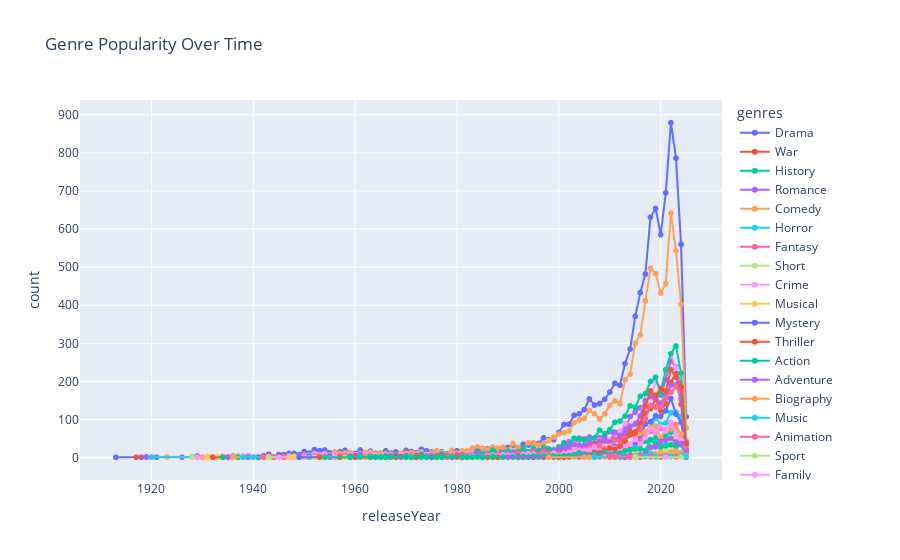

The notebook cell this image was saved under:
### Code cell
fig = px.line(genre_popularity, x='releaseYear', y='count', color='genres',
              title='Genre Popularity Over Time',
              markers=True)
fig.show()

### Figure 1 — Plotly figure (JSON) as saved in the notebook; plotly's stock layout.template omitted (floating-point values rounded to 4 significant figures)
{"data": [{"hovertemplate": "genres=Drama<br>releaseYear=%{x}<br>count=%{y}<extra></extra>", "legendgroup": "Drama", "line": {"color": "#636efa", "dash": "solid"}, "marker": {"symbol": "circle"}, "mode": "lines+markers", "name": "Drama", "showlegend": true, "type": "scattergl", "x": [1913, 1917, 1918, 1919, 1920, 1921, 1926, 1928, 1929, 1931, 1934, 1935, 1936, 1937, 1938, 1939, 1940, 1942, 1943, 1944, 1945, 1946, 1947, 1948, 1949, 1950, 1951, 1952, 1953, 1954, 1955, 1956, 1957, 1958, 1959, 1960, 1961, 1962, 1963, 1964, 1965, 1966, 1967, 1968, 1969, 1970, 1971, 1972, 1973, 1974, 1975, 1976, 1977, 1978, 1979, 1980, 1981, 1982, 1983, 1984, 1985, 1986, 1987, 1988, 1989, 1990, 1991, 1992, 1993, 1994, 1995, 1996, 1997, 1998, 1999, 2000, 2001, 2002, 2003, 2004, 2005, 2006, 2007, 2008, 2009, 2010, 2011, 2012, 2013, 2014, 2015, 2016, 2017, 2018, 2019, 2020, 2021, 2022, 2023, 2024, 2025], "xaxis": "x", "y": [1, 1, 1, 2, 1, 1, 1, 2, 4, 2, 3, 2, 4, 4, 3, 4, 2, 5, 9, 2, 8, 8, 11, 11, 8, 16, 12, 21, 18, 20, 13, 14, 15, 19, 12, 11, 20, 13, 17, 11, 11, 18, 12, 15, 11, 19, 16, 13, 22, 18, 15, 16, 15, 10, 16, 18, 15, 17, 22, 24, 17, 23, 27, 20, 21, 27, 33, 25, 35, 33, 37, 37, 52, 47, 47, 66, 87, 88, 111, 115, 126, 154, 138, 142, 153, 172, 195, 190, 247, 285, 371, 433, 482, 631, 654, 585, 695, 879, 786, 560, 107], "yaxis": "y"}, {"hovertemplate": "genres=War<br>releaseYear=%{x}<br>count=%{y}<extra></extra>", "legendgroup": "War", "line": {"color": "#EF553B", "dash": "solid"}, "marker": {"symbol": "circle"}, "mode": "lines+markers", "name": "War", "showlegend": true, "type": "scattergl", "x": [1917, 1937, 1938, 1940, 1942, 1943, 1944, 1945, 1946, 1949, 1950, 1951, 1952, 1953, 1954, 1955, 1956, 1958, 1959, 1960, 1961, 1962, 1963, 1965, 1966, 1968, 1969, 1971, 1972, 1975, 1976, 1977, 1980, 1981, 1982, 1983, 1984, 1985, 1987, 1988, 1989, 1991, 1992, 1993, 1994, 1997, 1998, 1999, 2000, 2001, 2002, 2003, 2004, 2005, 2006, 2007, 2008, 2009, 2010, 2011, 2012, 2013, 2014, 2015, 2016, 2017, 2018, 2019, 2020, 2021, 2022, 2023, 2024, 2025], "xaxis": "x", "y": [1, 2, 1, 2, 1, 5, 1, 1, 4, 1, 1, 1, 4, 3, 1, 1, 1, 3, 4, 2, 2, 2, 2, 2, 2, 3, 2, 1, 1, 1, 1, 1, 1, 3, 2, 1, 1, 3, 5, 4, 1, 2, 3, 1, 1, 1, 3, 1, 1, 3, 1, 1, 3, 7, 5, 3, 2, 7, 7, 6, 3, 3, 9, 13, 9, 10, 13, 10, 13, 11, 14, 19, 6, 1], "yaxis": "y"}, {"hovertemplate": "genres=History<br>releaseYear=%{x}<br>count=%{y}<extra></extra>", "legendgroup": "History", "line": {"color": "#00cc96", "dash": "solid"}, "marker": {"symbol": "circle"}, "mode": "lines+markers", "name": "History", "showlegend": true, "type": "scattergl", "x": [1919, 1938, 1942, 1947, 1948, 1949, 1950, 1951, 1952, 1954, 1955, 1956, 1957, 1958, 1960, 1961, 1963, 1966, 1968, 1970, 1971, 1975, 1976, 1977, 1978, 1979, 1980, 1981, 1982, 1984, 1985, 1986, 1987, 1989, 1990, 1991, 1992, 1993, 1994, 1995, 1996, 1997, 1998, 1999, 2000, 2001, 2002, 2003, 2004, 2005, 2006, 2007, 2008, 2009, 2010, 2011, 2012, 2013, 2014, 2015, 2016, 2017, 2018, 2019, 2020, 2021, 2022, 2023, 2024, 2025], "xaxis": "x", "y": [1, 1, 1, 1, 2, 1, 2, 2, 1, 2, 2, 3, 1, 3, 2, 2, 1, 2, 1, 1, 2, 1, 2, 1, 1, 1, 1, 2, 2, 1, 1, 2, 1, 2, 1, 2, 1, 4, 1, 1, 1, 1, 2, 2, 4, 5, 5, 1, 2, 7, 2, 5, 12, 14, 15, 14, 18, 17, 28, 28, 36, 43, 47, 51, 44, 59, 67, 80, 56, 9], "yaxis": "y"}, {"hovertemplate": "genres=Romance<br>releaseYear=%{x}<br>count=%{y}<extra></extra>", "legendgroup": "Romance", "line": {"color": "#ab63fa", "dash": "solid"}, "marker": {"symbol": "circle"}, "mode": "lines+markers", "name": "Romance", "showlegend": true, "type": "scattergl", "x": [1919, 1920, 1926, 1928, 1929, 1931, 1933, 1935, 1936, 1937, 1939, 1941, 1942, 1945, 1946, 1947, 1948, 1949, 1950, 1951, 1952, 1953, 1954, 1955, 1956, 1957, 1958, 1959, 1960, 1961, 1962, 1963, 1964, 1965, 1966, 1967, 1968, 1969, 1970, 1971, 1972, 1973, 1974, 1975, 1976, 1977, 1978, 1979, 1980, 1981, 1982, 1983, 1984, 1985, 1986, 1987, 1988, 1989, 1990, 1991, 1992, 1993, 1994, 1995, 1996, 1997, 1998, 1999, 2000, 2001, 2002, 2003, 2004, 2005, 2006, 2007, 2008, 2009, 2010, 2011, 2012, 2013, 2014, 2015, 2016, 2017, 2018, 2019, 2020, 2021, 2022, 2023, 2024, 2025], "xaxis": "x", "y": [1, 1, 1, 1, 2, 1, 1, 2, 1, 1, 3, 1, 2, 2, 1, 3, 1, 2, 4, 6, 6, 6, 5, 2, 5, 9, 4, 9, 2, 6, 4, 3, 5, 3, 7, 4, 2, 2, 6, 4, 4, 4, 2, 2, 5, 1, 4, 2, 1, 7, 1, 11, 9, 5, 5, 7, 7, 4, 4, 10, 11, 15, 15, 13, 13, 18, 22, 22, 28, 39, 42, 40, 51, 49, 54, 46, 53, 56, 68, 56, 55, 74, 108, 119, 131, 135, 170, 164, 164, 205, 254, 238, 186, 40], "yaxis": "y"}, {"hovertemplate": "genres=Comedy<br>releaseYear=%{x}<br>count=%{y}<extra></extra>", "legendgroup": "Comedy", "line": {"color": "#FFA15A", "dash": "solid"}, "marker": {"symbol": "circle"}, "mode": "lines+markers", "name": "Comedy", "showlegend": true, "type": "scattergl", "x": [1920, 1923, 1928, 1929, 1930, 1931, 1932, 1933, 1934, 1935, 1936, 1937, 1938, 1939, 1940, 1941, 1942, 1943, 1945, 1946, 1947, 1949, 1950, 1951, 1952, 1953, 1954, 1955, 1956, 1957, 1958, 1959, 1960, 1961, 1962, 1963, 1964, 1965, 1966, 1967, 1968, 1969, 1970, 1971, 1972, 1973, 1974, 1975, 1976, 1977, 1978, 1979, 1980, 1981, 1982, 1983, 1984, 1985, 1986, 1987, 1988, 1989, 1990, 1991, 1992, 1993, 1994, 1995, 1996, 1997, 1998, 1999, 2000, 2001, 2002, 2003, 2004, 2005, 2006, 2007, 2008, 2009, 2010, 2011, 2012, 2013, 2014, 2015, 2016, 2017, 2018, 2019, 2020, 2021, 2022, 2023, 2024, 2025], "xaxis": "x", "y": [2, 2, 2, 1, 1, 2, 2, 2, 4, 2, 2, 4, 2, 3, 2, 2, 1, 3, 2, 2, 1, 3, 6, 7, 8, 6, 10, 7, 15, 10, 12, 14, 8, 10, 14, 14, 9, 13, 10, 9, 7, 12, 11, 13, 9, 15, 9, 13, 18, 13, 8, 19, 12, 18, 17, 25, 28, 25, 21, 28, 25, 27, 20, 37, 27, 25, 39, 39, 33, 37, 45, 54, 62, 65, 70, 92, 99, 103, 124, 115, 101, 115, 137, 149, 142, 204, 219, 300, 322, 412, 497, 483, 432, 457, 642, 543, 402, 78], "yaxis": "y"}, {"hovertemplate": "genres=Horror<br>releaseYear=%{x}<br>count=%{y}<extra></extra>", "legendgroup": "Horror", "line": {"color": "#19d3f3", "dash": "solid"}, "marker": {"symbol": "circle"}, "mode": "lines+markers", "name": "Horror", "showlegend": true, "type": "scattergl", "x": [1920, 1939, 1943, 1944, 1945, 1949, 1952, 1954, 1959, 1960, 1961, 1962, 1963, 1966, 1968, 1969, 1970, 1971, 1972, 1973, 1974, 1976, 1978, 1979, 1980, 1981, 1982, 1983, 1984, 1985, 1986, 1987, 1988, 1989, 1990, 1991, 1992, 1994, 1996, 1997, 1998, 1999, 2000, 2001, 2002, 2003, 2004, 2005, 2006, 2007, 2008, 2009, 2010, 2011, 2012, 2013, 2014, 2015, 2016, 2017, 2018, 2019, 2020, 2021, 2022, 2023, 2024, 2025], "xaxis": "x", "y": [1, 1, 1, 1, 2, 2, 1, 1, 3, 2, 1, 1, 2, 1, 1, 1, 3, 5, 2, 2, 2, 2, 3, 1, 2, 2, 2, 3, 2, 1, 3, 4, 3, 4, 3, 1, 1, 2, 3, 3, 7, 7, 6, 7, 14, 10, 17, 20, 16, 22, 15, 24, 21, 23, 22, 33, 33, 36, 49, 69, 78, 104, 87, 91, 118, 119, 108, 3], "yaxis": "y"}, {"hovertemplate": "genres=Fantasy<br>releaseYear=%{x}<br>count=%{y}<extra></extra>", "legendgroup": "Fantasy", "line": {"color": "#FF6692", "dash": "solid"}, "marker": {"symbol": "circle"}, "mode": "lines+markers", "name": "Fantasy", "showlegend": true, "type": "scattergl", "x": [1928, 1932, 1944, 1945, 1949, 1950, 1951, 1955, 1957, 1960, 1963, 1966, 1969, 1971, 1973, 1974, 1975, 1976, 1978, 1980, 1982, 1984, 1985, 1986, 1987, 1988, 1989, 1990, 1991, 1992, 1993, 1994, 1995, 1996, 1997, 1998, 1999, 2000, 2001, 2002, 2003, 2004, 2005, 2006, 2007, 2008, 2009, 2010, 2011, 2012, 2013, 2014, 2015, 2016, 2017, 2018, 2019, 2020, 2021, 2022, 2023, 2024, 2025], "xaxis": "x", "y": [1, 1, 1, 1, 1, 1, 2, 2, 1, 1, 1, 1, 1, 3, 3, 3, 1, 1, 3, 2, 1, 5, 1, 2, 3, 5, 5, 1, 2, 3, 8, 6, 3, 4, 6, 6, 5, 7, 14, 9, 9, 16, 11, 16, 16, 18, 24, 16, 17, 20, 21, 26, 33, 48, 61, 69, 65, 76, 71, 88, 86, 60, 9], "yaxis": "y"}, {"hovertemplate": "genres=Short<br>releaseYear=%{x}<br>count=%{y}<extra></extra>", "legendgroup": "Short", "line": {"color": "#B6E880", "dash": "solid"}, "marker": {"symbol": "circle"}, "mode": "lines+markers", "name": "Short", "showlegend": true, "type": "scattergl", "x": [1928, 1942, 1943, 1946, 1953, 1955, 1966, 1970, 1979, 1988, 1993, 1996, 1998, 1999, 2001, 2002, 2003, 2004, 2006, 2008, 2010, 2011, 2012, 2013, 2014, 2015, 2016, 2017, 2018, 2019, 2020, 2021, 2022, 2023, 2024], "xaxis": "x", "y": [1, 1, 1, 2, 1, 1, 1, 1, 1, 1, 1, 1, 1, 1, 1, 1, 1, 1, 3, 1, 1, 2, 3, 3, 4, 4, 8, 11, 15, 30, 24, 29, 31, 22, 7], "yaxis": "y"}, {"hovertemplate": "genres=Crime<br>releaseYear=%{x}<br>count=%{y}<extra></extra>", "legendgroup": "Crime", "line": {"color": "#FF97FF", "dash": "solid"}, "marker": {"symbol": "circle"}, "mode": "lines+markers", "name": "Crime", "showlegend": true, "type": "scattergl", "x": [1929, 1932, 1934, 1935, 1936, 1937, 1938, 1939, 1941, 1942, 1943, 1945, 1947, 1948, 1949, 1950, 1951, 1952, 1953, 1954, 1955, 1956, 1957, 1958, 1959, 1960, 1961, 1962, 1963, 1964, 1965, 1966, 1967, 1968, 1969, 1970, 1971, 1972, 1973, 1974, 1975, 1976, 1977, 1978, 1979, 1980, 1981, 1982, 1983, 1984, 1985, 1986, 1987, 1988, 1989, 1990, 1991, 1992, 1993, 1994, 1995, 1996, 1997, 1998, 1999, 2000, 2001, 2002, 2003, 2004, 2005, 2006, 2007, 2008, 2009, 2010, 2011, 2012, 2013, 2014, 2015, 2016, 2017, 2018, 2019, 2020, 2021, 2022, 2023, 2024, 2025], "xaxis": "x", "y": [1, 1, 1, 1, 2, 2, 1, 2, 1, 1, 1, 1, 4, 2, 2, 5, 4, 10, 8, 9, 5, 8, 5, 6, 6, 8, 8, 5, 8, 6, 5, 6, 6, 3, 2, 7, 4, 10, 12, 7, 7, 6, 10, 5, 7, 5, 6, 7, 11, 9, 11, 10, 9, 10, 10, 15, 18, 12, 12, 12, 19, 15, 18, 24, 22, 26, 32, 30, 36, 28, 38, 40, 42, 46, 42, 47, 58, 67, 90, 84, 92, 109, 168, 157, 200, 183, 229, 273, 235, 169, 45], "yaxis": "y"}, {"hovertemplate": "genres=Musical<br>releaseYear=%{x}<br>count=%{y}<extra></extra>", "legendgroup": "Musical", "line": {"color": "#FECB52", "dash": "solid"}, "marker": {"symbol": "circle"}, "mode": "lines+markers", "name": "Musical", "showlegend": true, "type": "scattergl", "x": [1931, 1933, 1934, 1936, 1937, 1938, 1940, 1945, 1949, 1951, 1952, 1953, 1954, 1956, 1957, 1958, 1959, 1961, 1962, 1963, 1964, 1965, 1966, 1967, 1968, 1969, 1970, 1971, 1973, 1974, 1975, 1978, 1983, 1984, 1986, 1987, 1988, 1992, 1993, 1994, 1995, 1996, 1998, 1999, 2000, 2001, 2002, 2003, 2004, 2005, 2006, 2007, 2008, 2009, 2010, 2011, 2012, 2013, 2014, 2015, 2016, 2017, 2018, 2019, 2020, 2021, 2022, 2023, 2024], "xaxis": "x", "y": [1, 1, 2, 1, 2, 2, 1, 1, 1, 1, 1, 1, 2, 3, 4, 3, 1, 1, 2, 1, 4, 4, 4, 1, 1, 5, 2, 2, 1, 1, 1, 1, 2, 2, 2, 1, 1, 2, 1, 1, 1, 2, 1, 1, 1, 3, 3, 2, 3, 3, 2, 3, 2, 3, 3, 1, 3, 6, 5, 4, 10, 13, 7, 9, 10, 18, 7, 9, 4], "yaxis": "y"}, {"hovertemplate": "genres=Mystery<br>releaseYear=%{x}<br>count=%{y}<extra></extra>", "legendgroup": "Mystery", "line": {"color": "#636efa", "dash": "solid"}, "marker": {"symbol": "circle"}, "mode": "lines+markers", "name": "Mystery", "showlegend": true, "type": "scattergl", "x": [1932, 1934, 1941, 1943, 1948, 1949, 1950, 1951, 1952, 1953, 1954, 1955, 1956, 1957, 1958, 1959, 1960, 1961, 1962, 1963, 1964, 1965, 1966, 1967, 1968, 1969, 1970, 1971, 1972, 1973, 1974, 1976, 1977, 1979, 1980, 1981, 1982, 1983, 1985, 1986, 1987, 1988, 1990, 1992, 1993, 1994, 1995, 1996, 1997, 1998, 1999, 2000, 2001, 2002, 2003, 2004, 2005, 2006, 2007, 2008, 2009, 2010, 2011, 2012, 2013, 2014, 2015, 2016, 2017, 2018, 2019, 2020, 2021, 2022, 2023, 2024, 2025], "xaxis": "x", "y": [1, 1, 1, 1, 1, 2, 2, 4, 3, 2, 3, 4, 2, 1, 3, 2, 5, 2, 2, 4, 2, 1, 3, 1, 1, 1, 4, 2, 3, 2, 2, 1, 1, 1, 1, 1, 2, 2, 1, 2, 3, 1, 1, 1, 5, 1, 3, 3, 10, 6, 13, 6, 9, 14, 15, 18, 19, 17, 26, 20, 21, 18, 30, 26, 23, 35, 39, 60, 88, 94, 110, 108, 123, 155, 114, 93, 18], "yaxis": "y"}, {"hovertemplate": "genres=Thriller<br>releaseYear=%{x}<br>count=%{y}<extra></extra>", "legendgroup": "Thriller", "line": {"color": "#EF553B", "dash": "solid"}, "marker": {"symbol": "circle"}, "mode": "lines+markers", "name": "Thriller", "showlegend": true, "type": "scattergl", "x": [1932, 1934, 1942, 1943, 1945, 1946, 1947, 1948, 1949, 1950, 1951, 1952, 1953, 1954, 1956, 1957, 1958, 1960, 1961, 1963, 1964, 1965, 1966, 1967, 1970, 1971, 1972, 1973, 1974, 1975, 1976, 1977, 1978, 1979, 1982, 1983, 1984, 1985, 1986, 1987, 1988, 1990, 1991, 1992, 1993, 1994, 1995, 1996, 1997, 1998, 1999, 2000, 2001, 2002, 2003, 2004, 2005, 2006, 2007, 2008, 2009, 2010, 2011, 2012, 2013, 2014, 2015, 2016, 2017, 2018, 2019, 2020, 2021, 2022, 2023, 2024, 2025], "xaxis": "x", "y": [1, 1, 2, 1, 2, 2, 1, 1, 2, 3, 1, 1, 1, 2, 3, 4, 5, 2, 1, 1, 1, 1, 2, 4, 5, 4, 6, 5, 3, 5, 2, 2, 2, 2, 5, 5, 5, 4, 5, 4, 4, 2, 4, 6, 9, 4, 4, 8, 8, 11, 7, 19, 15, 21, 13, 24, 28, 35, 37, 36, 44, 40, 47, 45, 56, 69, 61, 72, 116, 129, 153, 123, 141, 198, 220, 140, 22], "yaxis": "y"}, {"hovertemplate": "genres=Action<br>releaseYear=%{x}<br>count=%{y}<extra></extra>", "legendgroup": "Action", "line": {"color": "#00cc96", "dash": "solid"}, "marker": {"symbol": "circle"}, "mode": "lines+markers", "name": "Action", "showlegend": true, "type": "scattergl", "x": [1934, 1937, 1939, 1948, 1953, 1955, 1958, 1959, 1961, 1962, 1963, 1965, 1966, 1968, 1969, 1970, 1971, 1972, 1973, 1974, 1975, 1976, 1977, 1978, 1979, 1980, 1981, 1982, 1983, 1984, 1985, 1986, 1987, 1988, 1989, 1990, 1991, 1992, 1993, 1994, 1995, 1996, 1997, 1998, 1999, 2000, 2001, 2002, 2003, 2004, 2005, 2006, 2007, 2008, 2009, 2010, 2011, 2012, 2013, 2014, 2015, 2016, 2017, 2018, 2019, 2020, 2021, 2022, 2023, 2024, 2025], "xaxis": "x", "y": [1, 1, 1, 2, 1, 1, 2, 1, 2, 1, 2, 1, 4, 6, 2, 2, 4, 3, 9, 4, 3, 5, 9, 5, 4, 6, 8, 3, 6, 17, 10, 10, 20, 9, 12, 17, 14, 15, 25, 15, 24, 18, 27, 23, 20, 27, 37, 31, 51, 48, 46, 47, 52, 72, 63, 73, 93, 96, 109, 136, 132, 161, 168, 200, 211, 166, 231, 273, 293, 222, 40], "yaxis": "y"}, {"hovertemplate": "genres=Adventure<br>releaseYear=%{x}<br>count=%{y}<extra></extra>", "legendgroup": "Adventure", "line": {"color": "#ab63fa", "dash": "solid"}, "marker": {"symbol": "circle"}, "mode": "lines+markers", "name": "Adventure", "showlegend": true, "type": "scattergl", "x": [1935, 1936, 1939, 1942, 1943, 1947, 1948, 1950, 1951, 1952, 1953, 1955, 1956, 1957, 1958, 1959, 1961, 1962, 1963, 1964, 1965, 1966, 1967, 1968, 1969, 1971, 1972, 1973, 1974, 1975, 1976, 1977, 1978, 1979, 1980, 1981, 1982, 1983, 1984, 1985, 1986, 1987, 1988, 1989, 1990, 1991, 1992, 1993, 1994, 1995, 1996, 1997, 1998, 1999, 2000, 2001, 2002, 2003, 2004, 2005, 2006, 2007, 2008, 2009, 2010, 2011, 2012, 2013, 2014, 2015, 2016, 2017, 2018, 2019, 2020, 2021, 2022, 2023, 2024, 2025], "xaxis": "x", "y": [1, 1, 1, 1, 1, 1, 1, 2, 2, 2, 4, 1, 3, 1, 5, 4, 7, 2, 2, 2, 2, 3, 5, 3, 2, 3, 1, 3, 4, 3, 3, 5, 3, 2, 7, 7, 5, 7, 11, 6, 7, 6, 3, 9, 9, 12, 8, 11, 7, 18, 8, 21, 12, 16, 22, 24, 29, 34, 33, 31, 40, 30, 43, 47, 40, 67, 58, 68, 82, 88, 109, 149, 161, 160, 143, 166, 191, 191, 154, 20], "yaxis": "y"}, {"hovertemplate": "genres=Biography<br>releaseYear=%{x}<br>count=%{y}<extra></extra>", "legendgroup": "Biography", "line": {"color": "#FFA15A", "dash": "solid"}, "marker": {"symbol": "circle"}, "mode": "lines+markers", "name": "Biography", "showlegend": true, "type": "scattergl", "x": [1936, 1942, 1947, 1948, 1951, 1952, 1954, 1957, 1958, 1962, 1963, 1965, 1966, 1968, 1972, 1973, 1974, 1978, 1979, 1980, 1981, 1982, 1983, 1984, 1985, 1986, 1987, 1988, 1989, 1990, 1991, 1992, 1993, 1994, 1996, 1997, 1998, 1999, 2000, 2001, 2002, 2003, 2004, 2005, 2006, 2007, 2008, 2009, 2010, 2011, 2012, 2013, 2014, 2015, 2016, 2017, 2018, 2019, 2020, 2021, 2022, 2023, 2024, 2025], "xaxis": "x", "y": [1, 1, 1, 3, 1, 1, 1, 2, 1, 1, 1, 1, 1, 2, 1, 1, 1, 1, 2, 1, 1, 3, 1, 2, 2, 4, 3, 1, 3, 5, 4, 1, 4, 1, 1, 4, 2, 1, 5, 4, 5, 7, 6, 12, 8, 11, 10, 16, 18, 21, 21, 35, 35, 51, 64, 68, 79, 83, 52, 74, 76, 80, 62, 6], "yaxis": "y"}, {"hovertemplate": "genres=Music<br>releaseYear=%{x}<br>count=%{y}<extra></extra>", "legendgroup": "Music", "line": {"color": "#19d3f3", "dash": "solid"}, "marker": {"symbol": "circle"}, "mode": "lines+markers", "name": "Music", "showlegend": true, "type": "scattergl", "x": [1938, 1940, 1950, 1951, 1952, 1956, 1957, 1958, 1961, 1963, 1965, 1966, 1968, 1969, 1970, 1971, 1972, 1973, 1974, 1975, 1977, 1979, 1980, 1981, 1983, 1984, 1985, 1986, 1987, 1988, 1989, 1990, 1991, 1992, 1993, 1994, 1995, 1996, 1997, 1998, 2000, 2001, 2002, 2003, 2004, 2005, 2006, 2007, 2008, 2009, 2010, 2011, 2012, 2013, 2014, 2015, 2016, 2017, 2018, 2019, 2020, 2021, 2022, 2023, 2024, 2025], "xaxis": "x", "y": [1, 1, 1, 1, 1, 2, 1, 2, 1, 1, 3, 1, 1, 1, 3, 1, 2, 2, 1, 1, 2, 1, 4, 2, 3, 2, 1, 2, 2, 2, 2, 2, 2, 2, 2, 3, 1, 1, 2, 3, 6, 2, 5, 4, 7, 4, 14, 7, 10, 4, 10, 10, 13, 13, 17, 27, 18, 17, 46, 40, 41, 29, 48, 41, 34, 4], "yaxis": "y"}, {"hovertemplate": "genres=Animation<br>releaseYear=%{x}<br>count=%{y}<extra></extra>", "legendgroup": "Animation", "line": {"color": "#FF6692", "dash": "solid"}, "marker": {"symbol": "circle"}, "mode": "lines+markers", "name": "Animation", "showlegend": true, "type": "scattergl", "x": [1942, 1943, 1946, 1948, 1967, 1968, 1969, 1971, 1973, 1975, 1976, 1978, 1979, 1980, 1981, 1982, 1983, 1984, 1985, 1986, 1987, 1988, 1989, 1990, 1991, 1992, 1993, 1994, 1995, 1996, 1997, 1998, 1999, 2000, 2001, 2002, 2003, 2004, 2005, 2006, 2007, 2008, 2009, 2010, 2011, 2012, 2013, 2014, 2015, 2016, 2017, 2018, 2019, 2020, 2021, 2022, 2023, 2024, 2025], "xaxis": "x", "y": [1, 1, 2, 1, 1, 1, 1, 2, 2, 1, 2, 1, 3, 2, 4, 3, 3, 4, 1, 4, 6, 8, 6, 7, 6, 11, 9, 9, 14, 8, 15, 11, 13, 9, 13, 16, 18, 22, 21, 27, 29, 31, 22, 30, 46, 42, 51, 59, 68, 74, 102, 137, 133, 132, 156, 171, 186, 176, 32], "yaxis": "y"}, {"hovertemplate": "genres=Sport<br>releaseYear=%{x}<br>count=%{y}<extra></extra>", "legendgroup": "Sport", "line": {"color": "#B6E880", "dash": "solid"}, "marker": {"symbol": "circle"}, "mode": "lines+markers", "name": "Sport", "showlegend": true, "type": "scattergl", "x": [1943, 1953, 1954, 1957, 1958, 1970, 1973, 1977, 1984, 1986, 1987, 1990, 1991, 1993, 1994, 1996, 1998, 1999, 2000, 2001, 2002, 2003, 2004, 2005, 2006, 2007, 2008, 2009, 2010, 2011, 2012, 2013, 2014, 2015, 2016, 2017, 2018, 2019, 2020, 2021, 2022, 2023, 2024, 2025], "xaxis": "x", "y": [1, 1, 2, 1, 1, 1, 1, 1, 2, 1, 1, 1, 3, 2, 2, 1, 1, 3, 3, 5, 2, 5, 5, 7, 8, 5, 8, 5, 5, 8, 10, 13, 10, 15, 19, 20, 32, 32, 27, 29, 41, 49, 46, 12], "yaxis": "y"}, {"hovertemplate": "genres=Family<br>releaseYear=%{x}<br>count=%{y}<extra></extra>", "legendgroup": "Family", "line": {"color": "#FF97FF", "dash": "solid"}, "marker": {"symbol": "circle"}, "mode": "lines+markers", "name": "Family", "showlegend": true, "type": "scattergl", "x": [1945, 1948, 1950, 1953, 1954, 1956, 1960, 1961, 1963, 1967, 1969, 1970, 1971, 1973, 1974, 1975, 1976, 1979, 1980, 1981, 1982, 1983, 1984, 1985, 1986, 1987, 1988, 1989, 1990, 1991, 1992, 1993, 1994, 1995, 1996, 1997, 1998, 1999, 2000, 2001, 2002, 2003, 2004, 2005, 2006, 2007, 2008, 2009, 2010, 2011, 2012, 2013, 2014, 2015, 2016, 2017, 2018, 2019, 2020, 2021, 2022, 2023, 2024, 2025], "xaxis": "x", "y": [1, 1, 1, 1, 1, 2, 1, 1, 1, 2, 1, 1, 2, 1, 1, 2, 1, 2, 4, 1, 2, 4, 3, 2, 5, 6, 4, 7, 6, 5, 1, 8, 10, 9, 2, 6, 5, 11, 5, 10, 13, 21, 19, 19, 19, 28, 17, 20, 30, 25, 19, 27, 35, 48, 35, 53, 74, 68, 81, 70, 93, 61, 46, 4], "yaxis": "y"}, {"hovertemplate": "genres=Film-Noir<br>releaseYear=%{x}<br>count=%{y}<extra></extra>", "legendgroup": "Film-Noir", "line": {"color": "#FECB52", "dash": "solid"}, "marker": {"symbol": "circle"}, "mode": "lines+markers", "name": "Film-Noir", "showlegend": true, "type": "scattergl", "x": [1947, 1948, 1952, 1953, 1954, 1957, 1958], "xaxis": "x", "y": [1, 3, 1, 2, 2, 1, 1], "yaxis": "y"}, {"hovertemplate": "genres=Western<br>releaseYear=%{x}<br>count=%{y}<extra></extra>", "legendgroup": "Western", "line": {"color": "#636efa", "dash": "solid"}, "marker": {"symbol": "circle"}, "mode": "lines+markers", "name": "Western", "showlegend": true, "type": "scattergl", "x": [1949, 1959, 1964, 1966, 1967, 1968, 1969, 1970, 1972, 1974, 1975, 1985, 1988, 1990, 1992, 1993, 1995, 2001, 2006, 2012, 2013, 2014, 2015, 2016, 2017, 2018, 2019, 2020, 2021, 2022, 2023, 2024, 2025], "xaxis": "x", "y": [1, 1, 1, 3, 1, 3, 2, 2, 1, 1, 1, 1, 1, 1, 1, 1, 1, 1, 1, 1, 1, 1, 3, 2, 7, 4, 4, 2, 4, 4, 2, 3, 1], "yaxis": "y"}, {"hovertemplate": "genres=Documentary<br>releaseYear=%{x}<br>count=%{y}<extra></extra>", "legendgroup": "Documentary", "line": {"color": "#EF553B", "dash": "solid"}, "marker": {"symbol": "circle"}, "mode": "lines+markers", "name": "Documentary", "showlegend": true, "type": "scattergl", "x": [1953, 1954, 1957, 1960, 1963, 1965, 1968, 1971, 1972, 1973, 1976, 1977, 1979, 1980, 1981, 1982, 1985, 1986, 1987, 1988, 1989, 1990, 1991, 1992, 1993, 1994, 1995, 1996, 1997, 1998, 1999, 2000, 2001, 2002, 2003, 2004, 2005, 2006, 2007, 2008, 2009, 2010, 2011, 2012, 2013, 2014, 2015, 2016, 2017, 2018, 2019, 2020, 2021, 2022, 2023, 2024, 2025], "xaxis": "x", "y": [1, 1, 1, 1, 1, 1, 1, 1, 1, 3, 1, 4, 1, 4, 1, 1, 1, 1, 1, 1, 1, 1, 2, 3, 1, 1, 3, 2, 1, 2, 2, 1, 1, 2, 7, 13, 9, 7, 13, 13, 19, 25, 22, 30, 44, 60, 66, 91, 135, 175, 163, 181, 175, 231, 211, 185, 37], "yaxis": "y"}, {"hovertemplate": "genres=Sci-Fi<br>releaseYear=%{x}<br>count=%{y}<extra></extra>", "legendgroup": "Sci-Fi", "line": {"color": "#00cc96", "dash": "solid"}, "marker": {"symbol": "circle"}, "mode": "lines+markers", "name": "Sci-Fi", "showlegend": true, "type": "scattergl", "x": [1954, 1959, 1961, 1963, 1964, 1965, 1966, 1967, 1970, 1971, 1973, 1974, 1976, 1977, 1979, 1981, 1982, 1983, 1984, 1985, 1987, 1989, 1990, 1991, 1992, 1993, 1994, 1995, 1996, 1997, 1998, 1999, 2000, 2001, 2002, 2003, 2004, 2005, 2006, 2007, 2008, 2009, 2010, 2011, 2012, 2013, 2014, 2015, 2016, 2017, 2018, 2019, 2020, 2021, 2022, 2023, 2024, 2025], "xaxis": "x", "y": [1, 1, 2, 2, 1, 1, 1, 2, 1, 1, 1, 1, 1, 1, 2, 2, 1, 1, 3, 1, 3, 1, 2, 2, 1, 3, 2, 4, 2, 4, 4, 4, 3, 5, 5, 7, 12, 9, 4, 9, 6, 13, 6, 10, 11, 18, 20, 23, 23, 19, 47, 36, 28, 31, 34, 30, 34, 4], "yaxis": "y"}, {"hovertemplate": "genres=Reality-TV<br>releaseYear=%{x}<br>count=%{y}<extra></extra>", "legendgroup": "Reality-TV", "line": {"color": "#ab63fa", "dash": "solid"}, "marker": {"symbol": "circle"}, "mode": "lines+markers", "name": "Reality-TV", "showlegend": true, "type": "scattergl", "x": [1990, 2004, 2005, 2006, 2007, 2008, 2009, 2010, 2011, 2012, 2013, 2014, 2015, 2016, 2017, 2018, 2019, 2020, 2021, 2022, 2023, 2024, 2025], "xaxis": "x", "y": [1, 2, 4, 1, 2, 3, 5, 7, 6, 5, 3, 6, 5, 7, 9, 27, 28, 43, 46, 51, 41, 37, 13], "yaxis": "y"}, {"hovertemplate": "genres=Game-Show<br>releaseYear=%{x}<br>count=%{y}<extra></extra>", "legendgroup": "Game-Show", "line": {"color": "#FFA15A", "dash": "solid"}, "marker": {"symbol": "circle"}, "mode": "lines+markers", "name": "Game-Show", "showlegend": true, "type": "scattergl", "x": [1998, 2005, 2006, 2009, 2010, 2011, 2012, 2015, 2016, 2017, 2018, 2019, 2020, 2021, 2022, 2023, 2024, 2025], "xaxis": "x", "y": [1, 1, 1, 2, 2, 3, 1, 4, 4, 2, 4, 8, 12, 7, 15, 17, 13, 5], "yaxis": "y"}, {"hovertemplate": "genres=Talk-Show<br>releaseYear=%{x}<br>count=%{y}<extra></extra>", "legendgroup": "Talk-Show", "line": {"color": "#19d3f3", "dash": "solid"}, "marker": {"symbol": "circle"}, "mode": "lines+markers", "name": "Talk-Show", "showlegend": true, "type": "scattergl", "x": [2007, 2012, 2016, 2017, 2018, 2019, 2020, 2021, 2022, 2023, 2024, 2025], "xaxis": "x", "y": [1, 1, 3, 3, 10, 2, 2, 5, 3, 3, 6, 2], "yaxis": "y"}, {"hovertemplate": "genres=News<br>releaseYear=%{x}<br>count=%{y}<extra></extra>", "legendgroup": "News", "line": {"color": "#FF6692", "dash": "solid"}, "marker": {"symbol": "circle"}, "mode": "lines+markers", "name": "News", "showlegend": true, "type": "scattergl", "x": [2010, 2011, 2014, 2016, 2018, 2020, 2023], "xaxis": "x", "y": [1, 1, 1, 1, 2, 1, 2], "yaxis": "y"}, {"hovertemplate": "genres=Action & Adventure<br>releaseYear=%{x}<br>count=%{y}<extra></extra>", "legendgroup": "Action & Adventure", "line": {"color": "#B6E880", "dash": "solid"}, "marker": {"symbol": "circle"}, "mode": "lines+markers", "name": "Action & Adventure", "showlegend": true, "type": "scattergl", "x": [2015, 2024], "xaxis": "x", "y": [1, 1], "yaxis": "y"}, {"hovertemplate": "genres=Adult<br>releaseYear=%{x}<br>count=%{y}<extra></extra>", "legendgroup": "Adult", "line": {"color": "#FF97FF", "dash": "solid"}, "marker": {"symbol": "circle"}, "mode": "lines+markers", "name": "Adult", "showlegend": true, "type": "scattergl", "x": [2021], "xaxis": "x", "y": [1], "yaxis": "y"}], "layout": {"autosize": true, "legend": {"title": {"text": "genres"}, "tracegroupgap": 0}, "title": {"text": "Genre Popularity Over Time"}, "xaxis": {"anchor": "y", "autorange": true, "domain": [0, 1], "range": [1906.0, 2032.0], "title": {"text": "releaseYear"}, "type": "linear"}, "yaxis": {"anchor": "x", "autorange": true, "domain": [0, 1], "range": [-71.46, 951.5], "title": {"text": "count"}, "type": "linear"}}}
